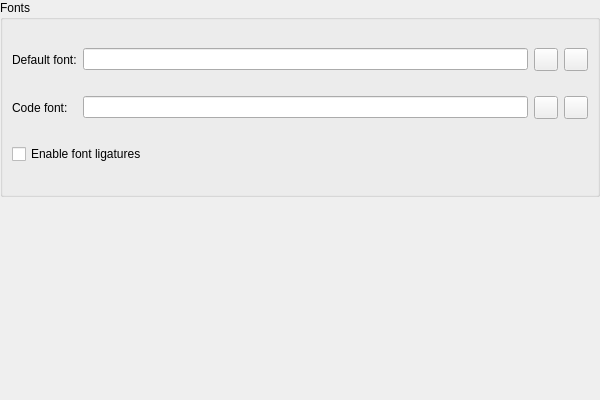
<?xml version="1.0" encoding="UTF-8"?>
<ui version="4.0">
 <class>EditorFontColorSettingsWidget</class>
 <widget class="QWidget" name="EditorFontColorSettingsWidget">
  <property name="geometry">
   <rect>
    <x>0</x>
    <y>0</y>
    <width>600</width>
    <height>400</height>
   </rect>
  </property>
  <layout class="QVBoxLayout" name="gridLayout">
   <property name="leftMargin">
    <number>0</number>
   </property>
   <property name="topMargin">
    <number>0</number>
   </property>
   <property name="rightMargin">
    <number>0</number>
   </property>
   <property name="bottomMargin">
    <number>0</number>
   </property>
   <item>
    <widget class="QGroupBox" name="groupBox_18">
     <property name="title">
      <string>Fonts</string>
     </property>
     <layout class="QGridLayout" name="gridLayout_39">
      <item row="0" column="0">
       <widget class="QLabel" name="noteTextEditFontHeadlineLabel">
        <property name="text">
         <string>Default font:</string>
        </property>
       </widget>
      </item>
      <item row="0" column="1">
       <widget class="QLineEdit" name="noteTextEditFontLabel">
        <property name="readOnly">
         <bool>true</bool>
        </property>
       </widget>
      </item>
      <item row="0" column="2">
       <widget class="QToolButton" name="noteTextEditButton">
        <property name="toolTip">
         <string>Set a new font</string>
        </property>
        <property name="text">
         <string/>
        </property>
        <property name="icon">
         <iconset theme="preferences-desktop-font" resource="../breeze-qownnotes.qrc">
          <normaloff>:/icons/breeze-qownnotes/16x16/preferences-desktop-font.svg</normaloff>:/icons/breeze-qownnotes/16x16/preferences-desktop-font.svg</iconset>
        </property>
       </widget>
      </item>
      <item row="0" column="3">
       <widget class="QToolButton" name="noteTextEditResetButton">
        <property name="toolTip">
         <string>Reset font</string>
        </property>
        <property name="text">
         <string/>
        </property>
        <property name="icon">
         <iconset theme="edit-undo" resource="../breeze-qownnotes.qrc">
          <normaloff>:/icons/breeze-qownnotes/16x16/edit-undo.svg</normaloff>:/icons/breeze-qownnotes/16x16/edit-undo.svg</iconset>
        </property>
       </widget>
      </item>
      <item row="1" column="0">
       <widget class="QLabel" name="noteTextEditCodeFontHeadlineLabel">
        <property name="text">
         <string>Code font:</string>
        </property>
       </widget>
      </item>
      <item row="1" column="1">
       <widget class="QLineEdit" name="noteTextEditCodeFontLabel">
        <property name="readOnly">
         <bool>true</bool>
        </property>
       </widget>
      </item>
      <item row="1" column="2">
       <widget class="QToolButton" name="noteTextEditCodeButton">
        <property name="toolTip">
         <string>Set a new code font</string>
        </property>
        <property name="text">
         <string/>
        </property>
        <property name="icon">
         <iconset theme="preferences-desktop-font" resource="../breeze-qownnotes.qrc">
          <normaloff>:/icons/breeze-qownnotes/16x16/preferences-desktop-font.svg</normaloff>:/icons/breeze-qownnotes/16x16/preferences-desktop-font.svg</iconset>
        </property>
       </widget>
      </item>
      <item row="1" column="3">
       <widget class="QToolButton" name="noteTextEditCodeResetButton">
        <property name="toolTip">
         <string>Reset code font</string>
        </property>
        <property name="text">
         <string/>
        </property>
        <property name="icon">
         <iconset theme="edit-undo" resource="../breeze-qownnotes.qrc">
          <normaloff>:/icons/breeze-qownnotes/16x16/edit-undo.svg</normaloff>:/icons/breeze-qownnotes/16x16/edit-undo.svg</iconset>
        </property>
       </widget>
      </item>
       <item row="2" column="0" colspan="4">
        <widget class="QCheckBox" name="enableFontLigaturesCheckBox">
         <property name="toolTip">
          <string>Enable standard and contextual ligatures in editor text and code. Requires a font with ligature support, such as Fira Code. When unchecked, the font's default behavior is used. Restart required.</string>
         </property>
         <property name="text">
          <string>Enable font ligatures</string>
         </property>
        </widget>
       </item>
      </layout>
    </widget>
   </item>
   <item>
    <widget class="FontColorWidget" name="editorFontColorWidget">
     <property name="frameShape">
      <enum>QFrame::Shape::NoFrame</enum>
     </property>
     <property name="frameShadow">
      <enum>QFrame::Shadow::Raised</enum>
     </property>
    </widget>
   </item>
  </layout>
 </widget>
 <customwidgets>
  <customwidget>
   <class>FontColorWidget</class>
   <extends>QFrame</extends>
   <header location="global">widgets/fontcolorwidget.h</header>
   <container>1</container>
  </customwidget>
 </customwidgets>
 <resources>
  <include location="../breeze-qownnotes.qrc"/>
 </resources>
</ui>
